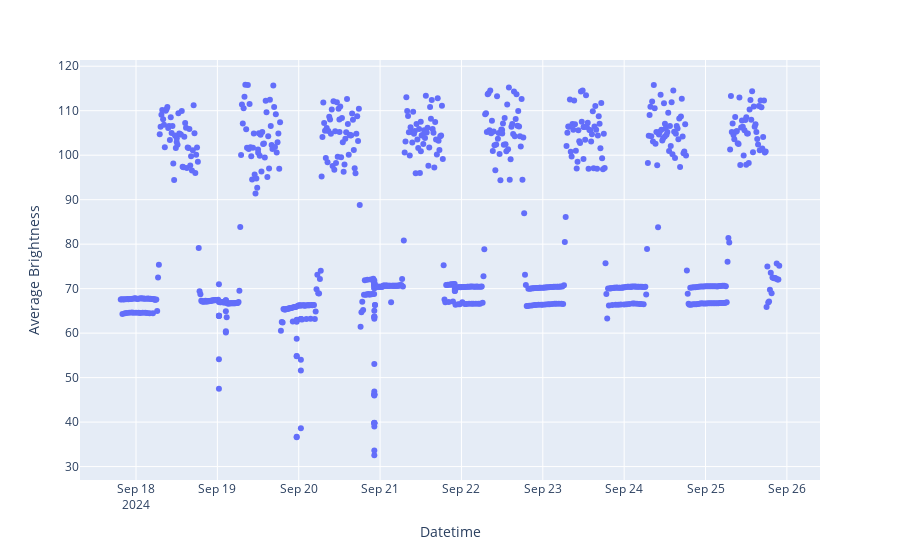

The cell this chart's notebook holds for it:
### Code cell
px.scatter(data, x="Datetime", y="Average Brightness", hover_name="Filename")

### Figure 1 — Plotly figure (JSON) as saved in the notebook; plotly's stock layout.template omitted (floating-point values rounded to 4 significant figures; data arrays with more than 128 entries replaced by an {"elided": "..."} marker saying what was removed)
{"data": [{"hovertemplate": "<b>%{hovertext}</b><br><br>Datetime=%{x}<br>Average Brightness=%{y}<extra></extra>", "hovertext": {"elided": "851 str values"}, "legendgroup": "", "marker": {"color": "#636efa", "symbol": "circle"}, "mode": "markers", "name": "", "orientation": "v", "showlegend": false, "type": "scatter", "x": {"elided": "851 str values"}, "xaxis": "x", "y": {"elided": "851 float values"}, "yaxis": "y"}], "layout": {"legend": {"tracegroupgap": 0}, "margin": {"t": 60}, "xaxis": {"anchor": "y", "domain": [0, 1], "title": {"text": "Datetime"}}, "yaxis": {"anchor": "x", "domain": [0, 1], "title": {"text": "Average Brightness"}}}}
